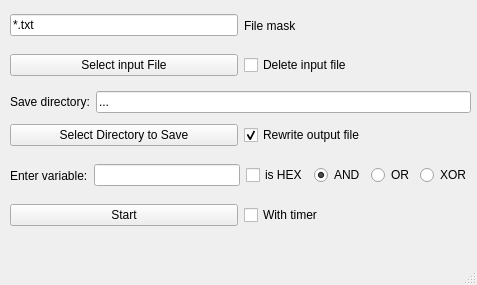
<?xml version="1.0" encoding="UTF-8"?>
<ui version="4.0">
 <class>ModMaskFile</class>
 <widget class="QMainWindow" name="ModMaskFile">
  <property name="geometry">
   <rect>
    <x>0</x>
    <y>0</y>
    <width>477</width>
    <height>285</height>
   </rect>
  </property>
  <property name="sizePolicy">
   <sizepolicy hsizetype="Preferred" vsizetype="Preferred">
    <horstretch>0</horstretch>
    <verstretch>0</verstretch>
   </sizepolicy>
  </property>
  <property name="windowTitle">
   <string>ModMaskFile</string>
  </property>
  <widget class="QWidget" name="centralwidget">
   <property name="sizePolicy">
    <sizepolicy hsizetype="Preferred" vsizetype="Preferred">
     <horstretch>0</horstretch>
     <verstretch>0</verstretch>
    </sizepolicy>
   </property>
   <widget class="QWidget" name="horizontalLayoutWidget">
    <property name="geometry">
     <rect>
      <x>10</x>
      <y>10</y>
      <width>461</width>
      <height>31</height>
     </rect>
    </property>
    <layout class="QHBoxLayout" name="horizontalLayout">
     <property name="sizeConstraint">
      <enum>QLayout::SetNoConstraint</enum>
     </property>
     <item>
      <widget class="QLineEdit" name="MaskEdit">
       <property name="sizePolicy">
        <sizepolicy hsizetype="Preferred" vsizetype="Fixed">
         <horstretch>0</horstretch>
         <verstretch>0</verstretch>
        </sizepolicy>
       </property>
       <property name="text">
        <string>*.txt</string>
       </property>
      </widget>
     </item>
     <item>
      <widget class="QLabel" name="label">
       <property name="text">
        <string>File mask</string>
       </property>
      </widget>
     </item>
    </layout>
   </widget>
   <widget class="QWidget" name="horizontalLayoutWidget_2">
    <property name="geometry">
     <rect>
      <x>10</x>
      <y>50</y>
      <width>461</width>
      <height>31</height>
     </rect>
    </property>
    <layout class="QHBoxLayout" name="horizontalLayout_2">
     <item>
      <widget class="QPushButton" name="InButton">
       <property name="sizePolicy">
        <sizepolicy hsizetype="Preferred" vsizetype="Fixed">
         <horstretch>0</horstretch>
         <verstretch>0</verstretch>
        </sizepolicy>
       </property>
       <property name="text">
        <string>Select input File</string>
       </property>
      </widget>
     </item>
     <item>
      <widget class="QCheckBox" name="deleteBox">
       <property name="text">
        <string>Delete input file</string>
       </property>
      </widget>
     </item>
    </layout>
   </widget>
   <widget class="QWidget" name="horizontalLayoutWidget_3">
    <property name="geometry">
     <rect>
      <x>10</x>
      <y>90</y>
      <width>461</width>
      <height>24</height>
     </rect>
    </property>
    <layout class="QHBoxLayout" name="horizontalLayout_3">
     <item>
      <widget class="QLabel" name="label_2">
       <property name="sizePolicy">
        <sizepolicy hsizetype="Maximum" vsizetype="Preferred">
         <horstretch>0</horstretch>
         <verstretch>0</verstretch>
        </sizepolicy>
       </property>
       <property name="text">
        <string>Save directory:</string>
       </property>
      </widget>
     </item>
     <item>
      <widget class="QLineEdit" name="line_SaveDir">
       <property name="text">
        <string>...</string>
       </property>
       <property name="readOnly">
        <bool>true</bool>
       </property>
      </widget>
     </item>
    </layout>
   </widget>
   <widget class="QWidget" name="horizontalLayoutWidget_4">
    <property name="geometry">
     <rect>
      <x>10</x>
      <y>120</y>
      <width>461</width>
      <height>31</height>
     </rect>
    </property>
    <layout class="QHBoxLayout" name="horizontalLayout_4">
     <item>
      <widget class="QPushButton" name="OutButton">
       <property name="text">
        <string>Select Directory to Save</string>
       </property>
      </widget>
     </item>
     <item>
      <widget class="QCheckBox" name="rewriteBox">
       <property name="text">
        <string>Rewrite output file</string>
       </property>
       <property name="checked">
        <bool>true</bool>
       </property>
      </widget>
     </item>
    </layout>
   </widget>
   <widget class="QWidget" name="horizontalLayoutWidget_5">
    <property name="geometry">
     <rect>
      <x>10</x>
      <y>160</y>
      <width>461</width>
      <height>31</height>
     </rect>
    </property>
    <layout class="QHBoxLayout" name="horizontalLayout_5">
     <item>
      <widget class="QLabel" name="label_3">
       <property name="text">
        <string>Enter variable:</string>
       </property>
      </widget>
     </item>
     <item>
      <widget class="QLineEdit" name="lineEdit"/>
     </item>
     <item>
      <widget class="QCheckBox" name="hexBox">
       <property name="text">
        <string>is HEX</string>
       </property>
      </widget>
     </item>
     <item>
      <widget class="QRadioButton" name="radioButton_And">
       <property name="text">
        <string>AND</string>
       </property>
       <property name="checked">
        <bool>true</bool>
       </property>
      </widget>
     </item>
     <item>
      <widget class="QRadioButton" name="radioButton_Or">
       <property name="text">
        <string>OR</string>
       </property>
      </widget>
     </item>
     <item>
      <widget class="QRadioButton" name="radioButton_Xor">
       <property name="text">
        <string>XOR</string>
       </property>
      </widget>
     </item>
    </layout>
   </widget>
   <widget class="QWidget" name="horizontalLayoutWidget_6">
    <property name="geometry">
     <rect>
      <x>10</x>
      <y>200</y>
      <width>461</width>
      <height>31</height>
     </rect>
    </property>
    <layout class="QHBoxLayout" name="horizontalLayout_6">
     <item>
      <widget class="QPushButton" name="StartButton">
       <property name="text">
        <string>Start</string>
       </property>
      </widget>
     </item>
     <item>
      <widget class="QCheckBox" name="timerBox">
       <property name="text">
        <string>With timer</string>
       </property>
      </widget>
     </item>
    </layout>
   </widget>
  </widget>
  <widget class="QMenuBar" name="menubar">
   <property name="geometry">
    <rect>
     <x>0</x>
     <y>0</y>
     <width>477</width>
     <height>20</height>
    </rect>
   </property>
  </widget>
  <widget class="QStatusBar" name="statusbar"/>
 </widget>
 <resources/>
 <connections/>
</ui>
